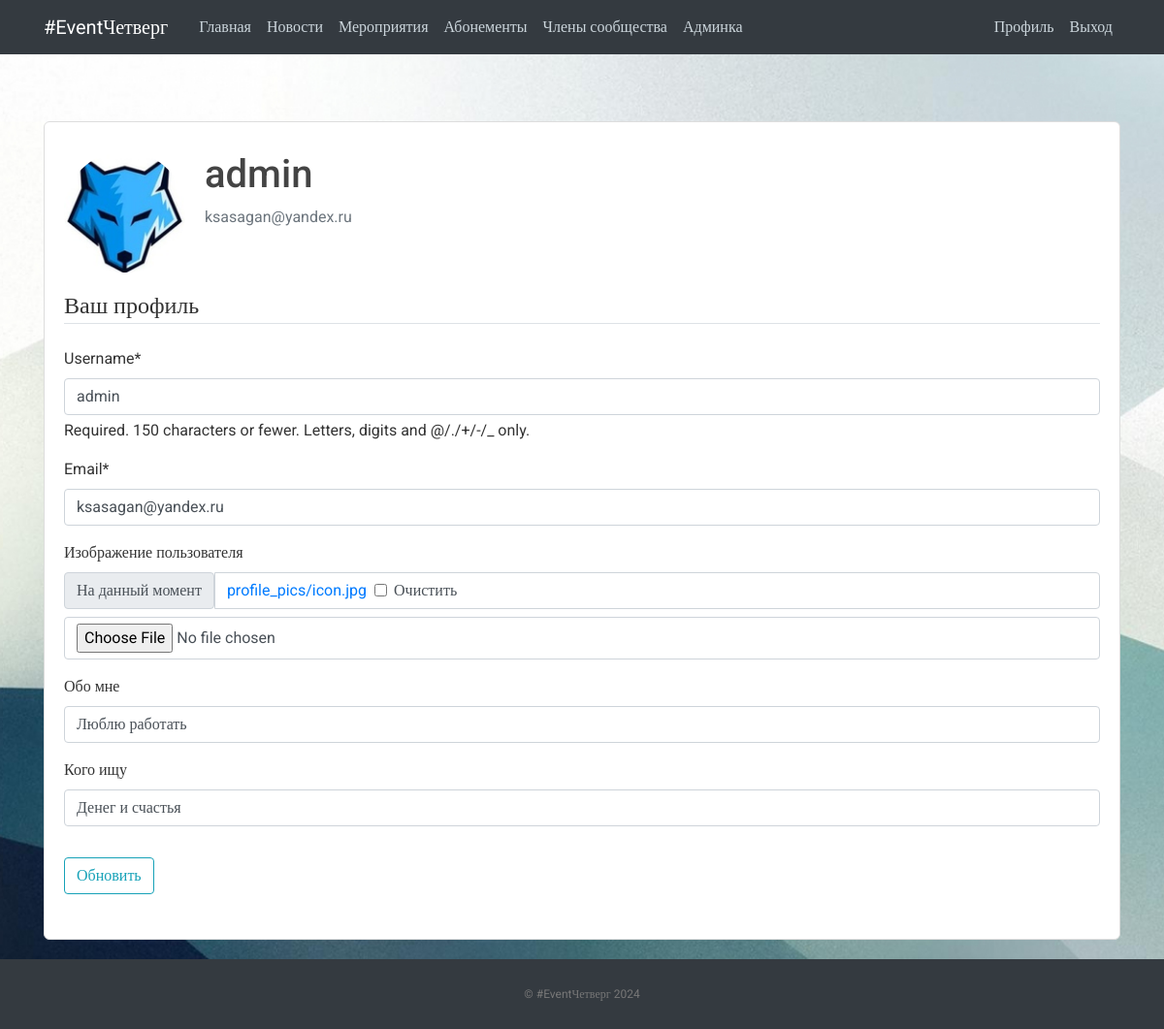
The page /profile/ (signed in) on the database as committed earlier.
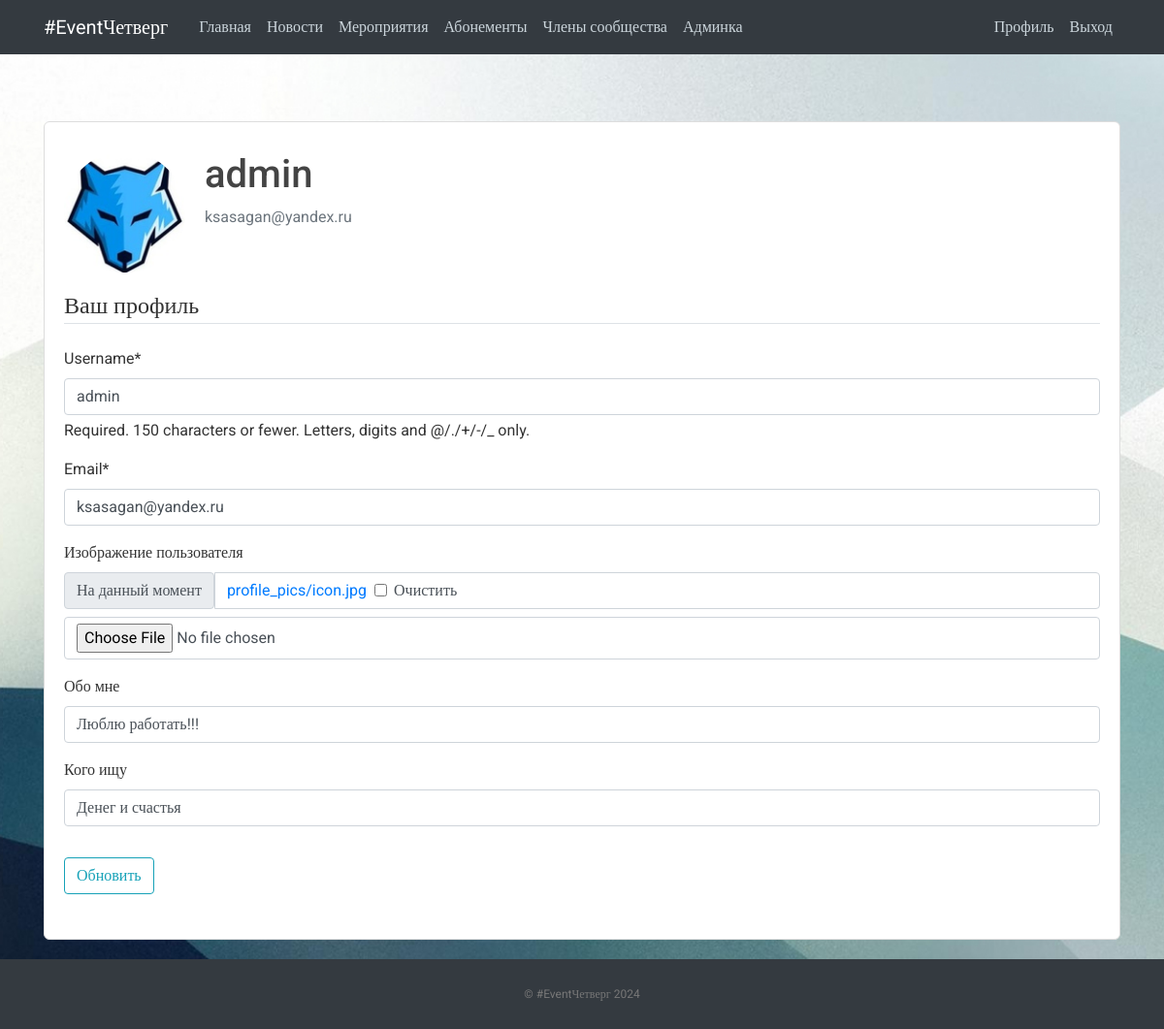
The same page on the database as committed later.
### users/models.py (models this page shows, shortened)
class Profile(models.Model):
    user = models.OneToOneField(User, on_delete=models.CASCADE)
    image = models.ImageField(default='default.jpg', upload_to='profile_pics')
    about_me = models.TextField(null=True)
    looking_for = models.TextField(null=True)

### users/views.py (the view)
# urls.py: path('profile/', user_views.profile, name='profile'),
@login_required
def profile(request):
    if request.method == 'POST':
        u_form = UserUpdateForm(request.POST, instance=request.user)
        p_form = ProfileUpdateForm(request.POST,
                                   request.FILES,
                                   instance=request.user.profile)
        if u_form.is_valid() and p_form.is_valid():
            u_form.save()
            p_form.save()
            messages.success(request, f'Ваш профиль успешно обновлен.')
            return redirect('profile')
    else:
        u_form = UserUpdateForm(instance=request.user)
        p_form = ProfileUpdateForm(instance=request.user.profile)
    context = {
        'u_form': u_form,
        'p_form': p_form
    }
    return render(request, 'users/profile.html', context)

### users/forms.py
class UserUpdateForm(forms.ModelForm):
    email = forms.EmailField()
    class Meta:
        model = User
        fields = ['username', 'email']

class ProfileUpdateForm(forms.ModelForm):
    image = forms.ImageField(label="Изображение пользователя", required=False)
    about_me = forms.CharField(label="Обо мне", required=False)
    looking_for = forms.CharField(label="Кого ищу", required=False)
    class Meta:
        model = Profile
        fields = ['image', 'about_me', 'looking_for']

### users/templates/users/profile.html (shortened to what this page needs)
{% extends "vkr/base.html" %}
{% load crispy_forms_tags %}
{% block content %}
    <div class="content-section">
      <div class="media">
        <img class="rounded-circle account-img" src="{{ user.profile.image.url }}">
        <div class="media-body">
          <h2 class="account-heading">{{ user.username }}</h2>
          <p class="text-secondary">{{ user.email }}</p>
        </div>
      </div>
      <form method="POST" enctype="multipart/form-data">
        <fieldset class="form-group">
            <legend class="border-bottom mb-4">Ваш профиль</legend>
            {{ u_form|crispy }}
            {{ p_form|crispy }}
        </fieldset>
        <div class="form-group">
            <button class="btn btn-outline-info" type="submit">Обновить</button>
        </div>
    </form>
    </div>
{% endblock content %}

Rows that differ between the two databases and show on the page:
changed Profile "Денег и счастья": about_me "Люблю работать" → "Люблю работать!!!"
